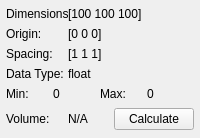
       <widget class="QWidget" name="info_bar_" native="true">
        <layout class="QVBoxLayout" name="verticalLayout_6">
         <property name="spacing">
          <number>0</number>
         </property>
         <property name="leftMargin">
          <number>6</number>
         </property>
         <property name="topMargin">
          <number>4</number>
         </property>
         <property name="rightMargin">
          <number>6</number>
         </property>
         <property name="bottomMargin">
          <number>4</number>
         </property>
         <item>
          <widget class="QWidget" name="dimensions_widget_" native="true">
           <property name="minimumSize">
            <size>
             <width>0</width>
             <height>20</height>
            </size>
           </property>
           <property name="maximumSize">
            <size>
             <width>16777215</width>
             <height>20</height>
            </size>
           </property>
           <layout class="QHBoxLayout" name="horizontalLayout_16">
            <property name="spacing">
             <number>0</number>
            </property>
            <property name="margin">
             <number>0</number>
            </property>
            <item>
             <widget class="QLabel" name="dimensions_label_">
              <property name="maximumSize">
               <size>
                <width>62</width>
                <height>16777215</height>
               </size>
              </property>
              <property name="text">
               <string>Dimensions:</string>
              </property>
             </widget>
            </item>
            <item>
             <widget class="QLabel" name="dimensions_">
              <property name="text">
               <string>[100 100 100]</string>
              </property>
             </widget>
            </item>
           </layout>
          </widget>
         </item>
         <item>
          <widget class="QWidget" name="origin_widget_" native="true">
           <property name="minimumSize">
            <size>
             <width>0</width>
             <height>20</height>
            </size>
           </property>
           <property name="maximumSize">
            <size>
             <width>16777215</width>
             <height>20</height>
            </size>
           </property>
           <layout class="QHBoxLayout" name="horizontalLayout_17">
            <property name="spacing">
             <number>0</number>
            </property>
            <property name="margin">
             <number>0</number>
            </property>
            <item>
             <widget class="QLabel" name="label_5">
              <property name="maximumSize">
               <size>
                <width>62</width>
                <height>16777215</height>
               </size>
              </property>
              <property name="text">
               <string>Origin:</string>
              </property>
             </widget>
            </item>
            <item>
             <widget class="QLabel" name="origin_label_">
              <property name="text">
               <string>[0 0 0]</string>
              </property>
             </widget>
            </item>
           </layout>
          </widget>
         </item>
         <item>
          <widget class="QWidget" name="spacing_widget_" native="true">
           <property name="minimumSize">
            <size>
             <width>0</width>
             <height>20</height>
            </size>
           </property>
           <property name="maximumSize">
            <size>
             <width>16777215</width>
             <height>20</height>
            </size>
           </property>
           <layout class="QHBoxLayout" name="horizontalLayout_18">
            <property name="spacing">
             <number>0</number>
            </property>
            <property name="margin">
             <number>0</number>
            </property>
            <item>
             <widget class="QLabel" name="label_7">
              <property name="maximumSize">
               <size>
                <width>62</width>
                <height>16777215</height>
               </size>
              </property>
              <property name="text">
               <string>Spacing:</string>
              </property>
             </widget>
            </item>
            <item>
             <widget class="QLabel" name="spacing_label_">
              <property name="text">
               <string>[1 1 1]</string>
              </property>
             </widget>
            </item>
           </layout>
          </widget>
         </item>
         <item>
          <widget class="QWidget" name="datainfo_widget_" native="true">
           <property name="minimumSize">
            <size>
             <width>0</width>
             <height>20</height>
            </size>
           </property>
           <layout class="QVBoxLayout" name="verticalLayout_11">
            <property name="spacing">
             <number>0</number>
            </property>
            <property name="margin">
             <number>0</number>
            </property>
            <item>
             <widget class="QWidget" name="data_type_widget_" native="true">
              <property name="minimumSize">
               <size>
                <width>0</width>
                <height>20</height>
               </size>
              </property>
              <property name="maximumSize">
               <size>
                <width>16777215</width>
                <height>20</height>
               </size>
              </property>
              <layout class="QHBoxLayout" name="horizontalLayout_19">
               <property name="spacing">
                <number>0</number>
               </property>
               <property name="margin">
                <number>0</number>
               </property>
               <item>
                <widget class="QLabel" name="label_9">
                 <property name="maximumSize">
                  <size>
                   <width>62</width>
                   <height>16777215</height>
                  </size>
                 </property>
                 <property name="text">
                  <string>Data Type:</string>
                 </property>
                </widget>
               </item>
               <item>
                <widget class="QLabel" name="datatype_label_">
                 <property name="text">
                  <string>float</string>
                 </property>
                </widget>
               </item>
              </layout>
             </widget>
            </item>
            <item>
             <widget class="QWidget" name="min_max_widget_" native="true">
              <property name="minimumSize">
               <size>
                <width>0</width>
                <height>20</height>
               </size>
              </property>
              <property name="maximumSize">
               <size>
                <width>16777215</width>
                <height>20</height>
               </size>
              </property>
              <layout class="QHBoxLayout" name="horizontalLayout_20">
               <property name="spacing">
                <number>0</number>
               </property>
               <property name="margin">
                <number>0</number>
               </property>
               <item>
                <widget class="QLabel" name="label_11">
                 <property name="text">
                  <string>Min:</string>
                 </property>
                </widget>
               </item>
               <item>
                <widget class="QLabel" name="min_label_">
                 <property name="text">
                  <string>0</string>
                 </property>
                </widget>
               </item>
               <item>
                <widget class="QLabel" name="label_12">
                 <property name="text">
                  <string>Max:</string>
                 </property>
                </widget>
               </item>
               <item>
                <widget class="QLabel" name="max_label_">
                 <property name="text">
                  <string>0</string>
                 </property>
                </widget>
               </item>
              </layout>
             </widget>
            </item>
           </layout>
          </widget>
         </item>
         <item>
          <widget class="QWidget" name="mask_volume_widget_" native="true">
           <property name="minimumSize">
            <size>
             <width>0</width>
             <height>30</height>
            </size>
           </property>
           <layout class="QHBoxLayout" name="horizontalLayout_11" stretch="2,1">
            <property name="spacing">
             <number>0</number>
            </property>
            <property name="margin">
             <number>0</number>
            </property>
            <item>
             <widget class="QWidget" name="widget_6" native="true">
              <layout class="QHBoxLayout" name="horizontalLayout_5">
               <property name="spacing">
                <number>0</number>
               </property>
               <property name="margin">
                <number>0</number>
               </property>
               <item>
                <widget class="QLabel" name="label_3">
                 <property name="minimumSize">
                  <size>
                   <width>62</width>
                   <height>0</height>
                  </size>
                 </property>
                 <property name="maximumSize">
                  <size>
                   <width>62</width>
                   <height>16777215</height>
                  </size>
                 </property>
                 <property name="text">
                  <string>Volume:</string>
                 </property>
                </widget>
               </item>
               <item>
                <widget class="QLabel" name="mask_volume_label_">
                 <property name="text">
                  <string>N/A</string>
                 </property>
                </widget>
               </item>
              </layout>
             </widget>
            </item>
            <item>
             <widget class="QWidget" name="widget_8" native="true">
              <property name="minimumSize">
               <size>
                <width>0</width>
                <height>30</height>
               </size>
              </property>
              <layout class="QHBoxLayout" name="horizontalLayout_10">
               <property name="spacing">
                <number>0</number>
               </property>
               <property name="margin">
                <number>0</number>
               </property>
               <item>
                <widget class="QPushButton" name="calculate_volume_button_">
                 <property name="text">
                  <string>Calculate</string>
                 </property>
                </widget>
               </item>
              </layout>
             </widget>
            </item>
           </layout>
          </widget>
         </item>
        </layout>
       </widget>
